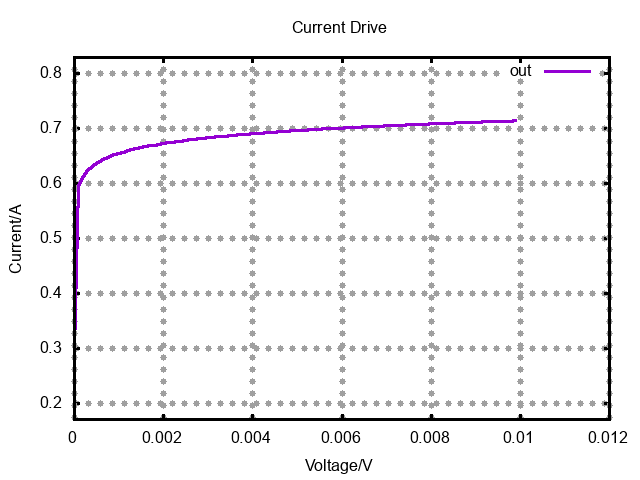

Reproduce this figure in gnuplot.
set termoption noenhanced
set title "Current Drive"
set xlabel "Voltage/V"
set ylabel "Current/A"
set grid lw 3 
unset logscale x 
set xrange [0.000000e+00:1.200000e-02]
unset logscale y 
set yrange [1.700000e-01:8.300000e-01]
#set xtics 1
#set x2tics 1
#set ytics 1
#set y2tics 1
set border lw 3
set format y "%g"
set format x "%g"
plot 'diode2.cir.data' using 1:2 with lines lw 3 title "out"
set terminal push
set terminal png noenhanced
set out 'diode2.cir.png'
replot
set term pop
replot
